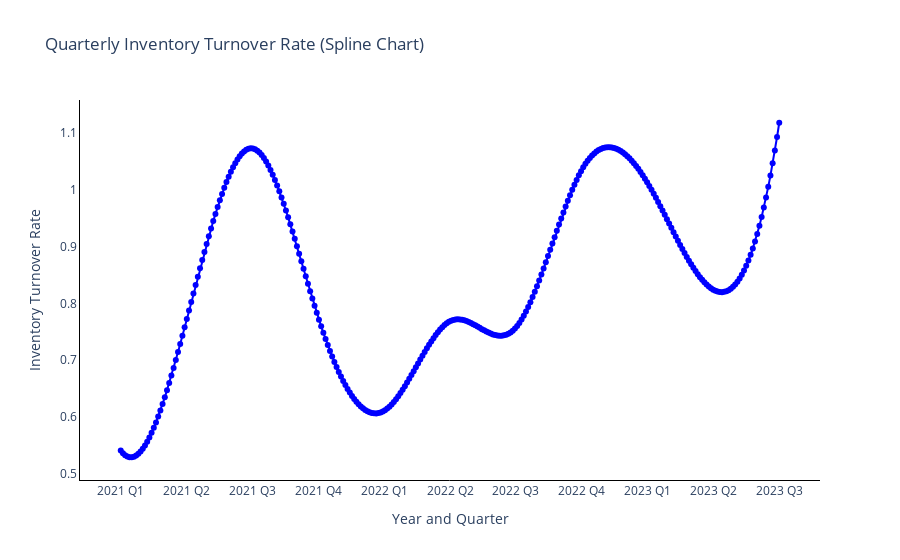

Notebook code for this chart:
### Code cell
import plotly.graph_objects as go
import numpy as np
from scipy.interpolate import make_interp_spline

# Given data
inventory_turnover_data = {
    '2021 Q1': 0.541233,
    '2021 Q2': 0.771292,
    '2021 Q3': 1.072740,
    '2021 Q4': 0.774983,
    '2022 Q1': 0.611089,
    '2022 Q2': 0.768666,
    '2022 Q3': 0.757526,
    '2022 Q4': 1.034761,
    '2023 Q1': 1.011934,
    '2023 Q2': 0.823965,
    '2023 Q3': 1.117854
}

quarters = list(inventory_turnover_data.keys())
rates = list(inventory_turnover_data.values())
quarters_index = np.array(range(len(quarters)))

spline = make_interp_spline(quarters_index, rates, k=3)
x_smooth = np.linspace(quarters_index.min(), quarters_index.max(), 300)
y_smooth = spline(x_smooth)

fig = go.Figure()

fig.add_trace(go.Scatter(x=x_smooth, y=y_smooth, mode='lines+markers', line_color='blue'))

fig.update_layout(
    title='Quarterly Inventory Turnover Rate (Spline Chart)',
    xaxis=dict(
        title='Year and Quarter',
        tickmode='array',
        tickvals=quarters_index,
        ticktext=quarters
    ),
    yaxis=dict(
        title='Inventory Turnover Rate'
    ),
    showlegend=False
)

fig.update_xaxes(showgrid=False, linecolor='black')
fig.update_yaxes(showgrid=False, linecolor='black')
fig.update_layout(plot_bgcolor='rgba(0,0,0,0)')

fig.show()

### Figure 1 — Plotly figure (JSON) as saved in the notebook; plotly's stock layout.template omitted (floating-point values rounded to 4 significant figures; data arrays with more than 128 entries replaced by an {"elided": "..."} marker saying what was removed)
{"data": [{"line": {"color": "blue"}, "mode": "lines+markers", "type": "scatter", "x": {"elided": "300 float values"}, "y": {"elided": "300 float values"}}], "layout": {"plot_bgcolor": "rgba(0,0,0,0)", "showlegend": false, "title": {"text": "Quarterly Inventory Turnover Rate (Spline Chart)"}, "xaxis": {"linecolor": "black", "showgrid": false, "tickmode": "array", "ticktext": ["2021 Q1", "2021 Q2", "2021 Q3", "2021 Q4", "2022 Q1", "2022 Q2", "2022 Q3", "2022 Q4", "2023 Q1", "2023 Q2", "2023 Q3"], "tickvals": [0, 1, 2, 3, 4, 5, 6, 7, 8, 9, 10], "title": {"text": "Year and Quarter"}}, "yaxis": {"linecolor": "black", "showgrid": false, "title": {"text": "Inventory Turnover Rate"}}}}
